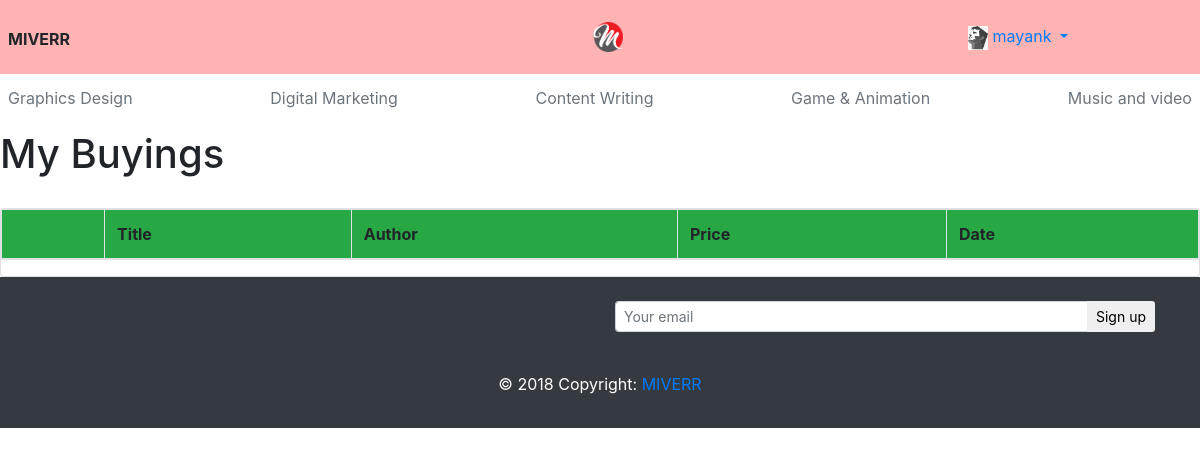
/gigs/myselling/ (signed in), run on an earlier commit of the app's database.
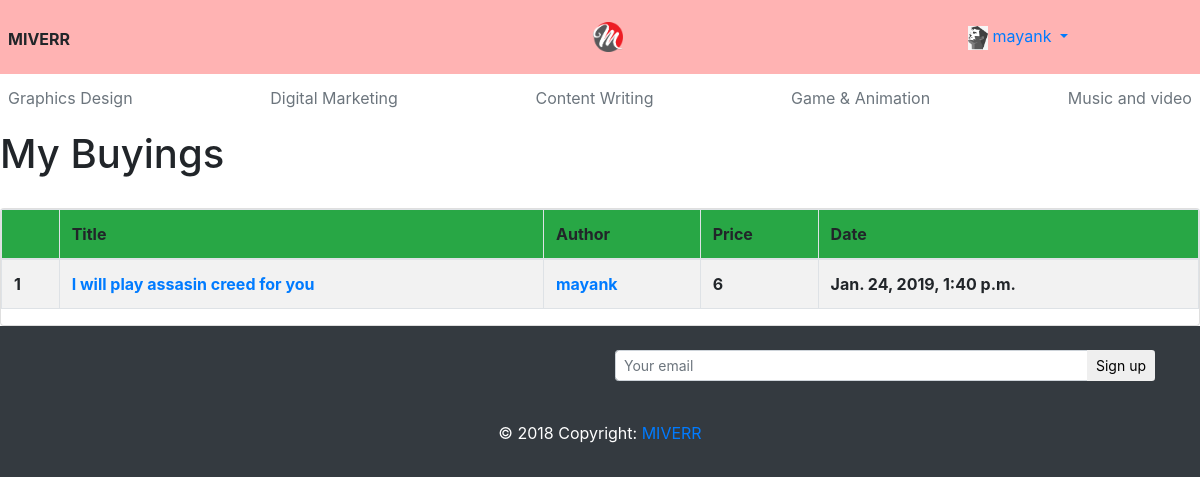
And on a later commit of the database.
### miverrapp/models.py (models this page shows, shortened)
class purchase(models.Model):
    gig=models.ForeignKey(Gig,on_delete=models.CASCADE)
    buyer=models.ForeignKey(settings.AUTH_USER_MODEL,on_delete=models.CASCADE)
    time=models.DateTimeField(default=timezone.now)

class Gig(models.Model):
    CATEGORY_CHOICES=(
    ("GD","Graphic designing"),
    ("DM","Digital Marketing"),
    ("CW","Content-Writing"),
    ("GM","Game & Animation"),
    ("MV","Music and video"),
    )
    title=models.CharField(max_length=500)
    category=models.CharField(max_length=2,choices=CATEGORY_CHOICES)
    description=models.CharField(max_length=1000)
    price=models.IntegerField(default=6)
    photo=models.FileField(upload_to='gigs')
    status=models.BooleanField(default=True)
    user=models.ForeignKey(settings.AUTH_USER_MODEL,on_delete=models.CASCADE)
    create_time=models.DateTimeField(default=timezone.now)

### users/models.py (models this page shows, shortened)
class CustomUser(AbstractUser):
    email = models.EmailField(unique=True)
    avatar=models.CharField(max_length=500)
    about=models.CharField(max_length=1000)
    slogan=models.CharField(max_length=100)
    objects = CustomUserManager()

### miverrapp/views.py (the view)
# urls.py: path("gigs/myselling/",views.my_selling,name="my_selling"),
@login_required(login_url="/users/login/")
def my_selling(request):
    p=purchase.objects.filter(gig__user=request.user)
    return render(request,'my_selling.html',{'purchases':p})

### users/backend.py (called while the page is built)
     def get_user(self, user_id):
        try:
            return get_user_model().objects.get(pk=user_id)
        except get_user_model().DoesNotExist:
            return None

### templates/my_selling.html
{% extends 'base.html' %}
{% load static %}
{% block body %}
<h1 style="margin-bottom:30px;">My Buyings</h1>
<div class="card card-default">
<table class="table table-bordered table-striped">
  <thead class="bg-success">
    <tr>
        <th></th>
        <th>Title</th>
        <th>Author</th>
        <th>Price</th>
        <th>Date</th>
    </tr>
  </thead>
  <tbody>
    {% for purchase in purchases %}
    <tr>
      <th>{{ forloop.counter }}</th>
      <th><a href="{% url 'miverrapp:gig_detail' purchase.gig.id %}">{{purchase.gig.title}}</a></th>
      <th><a href="{% url 'miverrapp:profile' purchase.buyer.username %}">{{purchase.gig.user.username}}</a></th>
      <th>{{purchase.gig.price}}</th>
      <th>{{purchase.time}}</th>
    </tr>
    {% endfor %}
  </tbody>
</table>
</div>
{% endblock %}

What changed in the data, as far as the page shows it:
added purchase: gig "I will play assasin creed for you", gig.user.username "mayank", gig.price "6", time "Jan. 24, 2019, 1:40 p.m."
